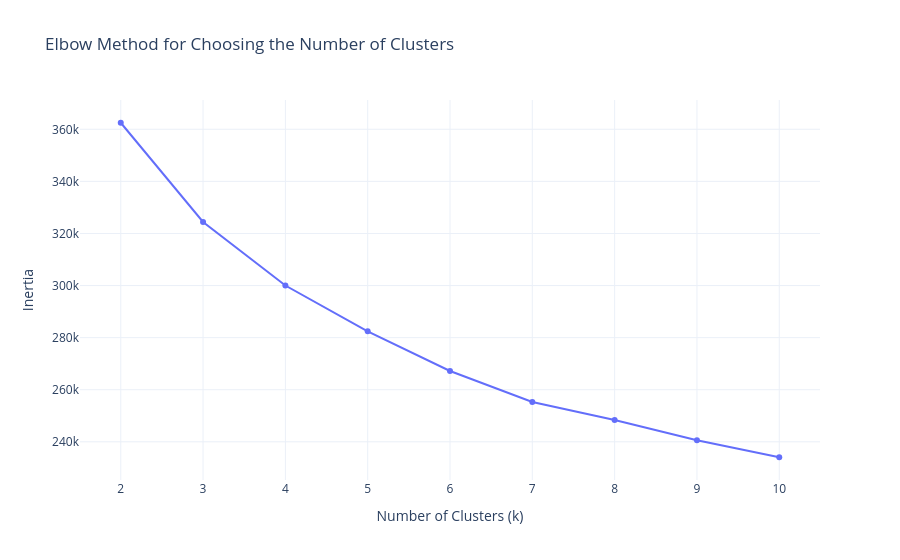

Notebook code for this chart:
### Markdown cell above
## Standardizing the Features

K-Means is a **distance-based clustering algorithm**, meaning it groups observations based on the Euclidean distance between data points. Because the selected Spotify audio features are measured on different scales, directly applying K-Means would cause features with larger numerical values to dominate the distance calculations.

For example:

- **danceability**, **energy**, and **valence** range from 0 to 1.
- **tempo** is measured in beats per minute (typically 60–200).
- **duration_ms** is measured in hundreds of thousands of milliseconds.

To ensure that each feature contributes equally during clustering, the data is standardized using **StandardScaler**, which transforms every feature to have:

- a mean of **0**
- a standard deviation of **1**

This prevents large-scale features from disproportionately influencing the clustering process.

### Code cell
inertia = []

for k in range(2, 11):
    model = KMeans(
        n_clusters=k,
        random_state=42
    )
    model.fit(X_scaled)
    inertia.append(model.inertia_)

elbow_df = pd.DataFrame({
    "k": range(2, 11),
    "Inertia": inertia
})

fig = px.line(
    elbow_df,
    x="k",
    y="Inertia",
    markers=True,
    title="Elbow Method for Choosing the Number of Clusters"
)

fig.update_layout(
    xaxis_title="Number of Clusters (k)",
    yaxis_title="Inertia",
    template="plotly_white"
)

fig.show()

### Figure 1 — Plotly figure (JSON) as saved in the notebook; plotly's stock layout.template omitted (floating-point values rounded to 4 significant figures)
{"data": [{"hovertemplate": "k=%{x}<br>Inertia=%{y}<extra></extra>", "legendgroup": "", "line": {"color": "#636efa", "dash": "solid"}, "marker": {"symbol": "circle"}, "mode": "lines+markers", "name": "", "orientation": "v", "showlegend": false, "type": "scatter", "x": [2, 3, 4, 5, 6, 7, 8, 9, 10], "xaxis": "x", "y": [362500.0, 324400.0, 300000.0, 282400.0, 267200.0, 255300.0, 248300.0, 240600.0, 234100.0], "yaxis": "y"}], "layout": {"legend": {"tracegroupgap": 0}, "title": {"text": "Elbow Method for Choosing the Number of Clusters"}, "xaxis": {"anchor": "y", "domain": [0, 1], "title": {"text": "Number of Clusters (k)"}}, "yaxis": {"anchor": "x", "domain": [0, 1], "title": {"text": "Inertia"}}}}
